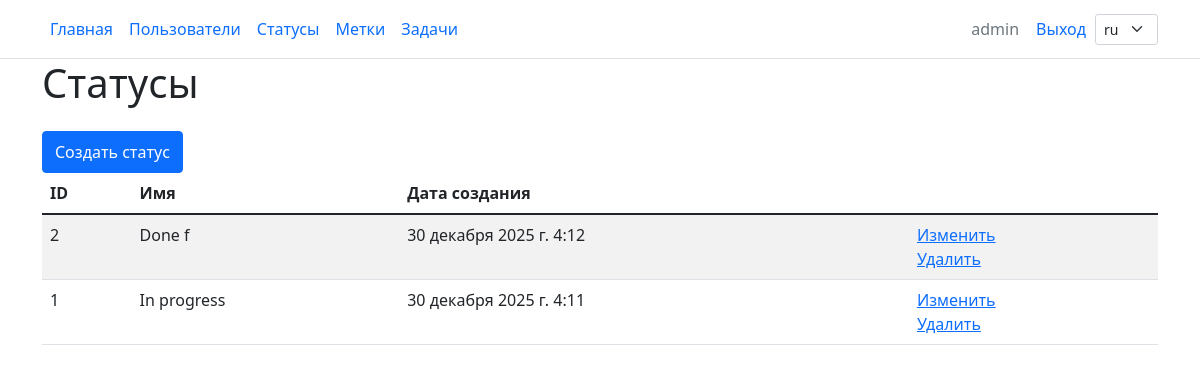
Screenshot of /statuses/ (signed in) with the database file from the repository.
### task_manager/statuses/models.py (models this page shows, shortened)
class TaskState(models.Model):
    name = models.CharField(max_length=100, unique=True)
    created_at = models.DateTimeField(auto_now_add=True)

### task_manager/statuses/views.py (the view)
# urls.py: path('', StatusesListView.as_view(), name='index'),
class StatusesListView(ListView):
    model = TaskState
    template_name = 'statuses/index.html'
    context_object_name = 'statuses'
    def get_queryset(self):
        qs = super().get_queryset()
        return qs.order_by('-created_at')

### task_manager/templates/statuses/index.html
{% extends 'layout.html' %}
{% load i18n %}
{% block content %}
<div class="container wrapper flex-grow-1">
    <h1 class="h1 mb-4 fw-normal text-left">{% trans "Statuses" %}</h1>
    <a class="btn btn-primary py-2" href="{% url 'statuses:create' %}">{% trans "Create status" %}</a>
    {% if statuses %}
    <table class="table table-striped">
        <thead>
        <tr>
            <th>ID</th>
            <th>{% trans "Name" %}</th>
            <th>{% trans "Create date" %}</th>
            <th></th>
        </tr>
        </thead>
        <tbody>
        {% for status in statuses %}
        <tr>
            <td>{{ status.id }}</td>
            <td>{{ status.name }}</td>
            <td>{{ status.created_at }}</td>
            <td>
                <a href="{% url 'statuses:update' status.pk %}">{% trans "Edit" %}</a>
                <br>
                <a href="{% url 'statuses:delete' status.pk %}">{% trans "Remove" %}</a>
            </td>
        </tr>
        {% endfor %}
        </tbody>
    </table>
    {% endif %}
</div>
{% endblock %}

### task_manager/templates/layout.html (shortened to what this page needs)
<!DOCTYPE html>
{% load i18n %}
{% get_current_language as LANGUAGE_CODE %}
<html lang="{{ LANGUAGE_CODE }}">
<head>
    {% load static %}
    <link href="{% static 'css/bootstrap.min.css' %}" rel="stylesheet">
</head>
<body>
<main>
    <nav class="py-2 bg-body-tertiary border-bottom">
        <div class="container d-flex flex-wrap align-items-center">
            <ul class="nav me-auto">
                <li class="nav-item"><a href="/" class="nav-link px-2 active">{% trans "Home" %}</a></li>
                <li class="nav-item">
                    <a href="{% url 'users:index' %}" class="nav-link px-2">{% trans "Users" %}</a>
                </li>
                {% if user.is_authenticated %}
                <li class="nav-item">
                    <a href="{% url 'statuses:index' %}" class="nav-link px-2">{% trans "Statuses" %}</a>
                </li>
                <li class="nav-item">
                    <a href="{% url 'labels:index' %}" class="nav-link px-2">{% trans "Labels" %}</a>
                </li>
                <li class="nav-item">
                    <a href="{% url 'tasks:index' %}" class="nav-link px-2">{% trans "Tasks" %}</a>
                </li>
                {% endif %}
            </ul>
            <ul class="nav align-items-center">
                {% if user.is_authenticated %}
                <li class="nav-item">
                    <span class="nav-link px-2 text-muted">
                        {{ user.username }}
                    </span>
                </li>
                <li class="nav-item">
                    <form method="post" action="{% url 'logout' %}" class="d-inline">
                        <button type="submit" class="nav-link btn btn-link px-2">
                            {% trans "Logout" %}
                        </button>
                    </form>
                </li>
                {% endif %}
                <li class="nav-item dropdown">
                    <form action="{% url 'set_language' %}" method="post" class="m-0">
                        <select name="language" class="form-select form-select-sm dropdown-toggle"
                                onchange="this.form.submit()" style="display:inline-block; width:auto;">
                            {% get_available_languages as LANGUAGES %}
                            {% for lang_code, _ in LANGUAGES %}
                                <option value="{{ lang_code }}" {% if lang_code == LANGUAGE_CODE %}selected{% endif %}>
                                    {{ lang_code }}
                                </option>
                            {% endfor %}
                        </select>
                    </form>
                </li>
            </ul>
        </div>
    </nav>
    {% block content %}
    {% endblock %}
</main>
</body>
</html>

### rows the page displays
TaskState: id "2", name "Done f", created_at "30 декабря 2025 г. 4:12"
TaskState: id "1", name "In progress", created_at "30 декабря 2025 г. 4:11"

### other values shown
{{ user.username }} "admin"
form field language "ru"
